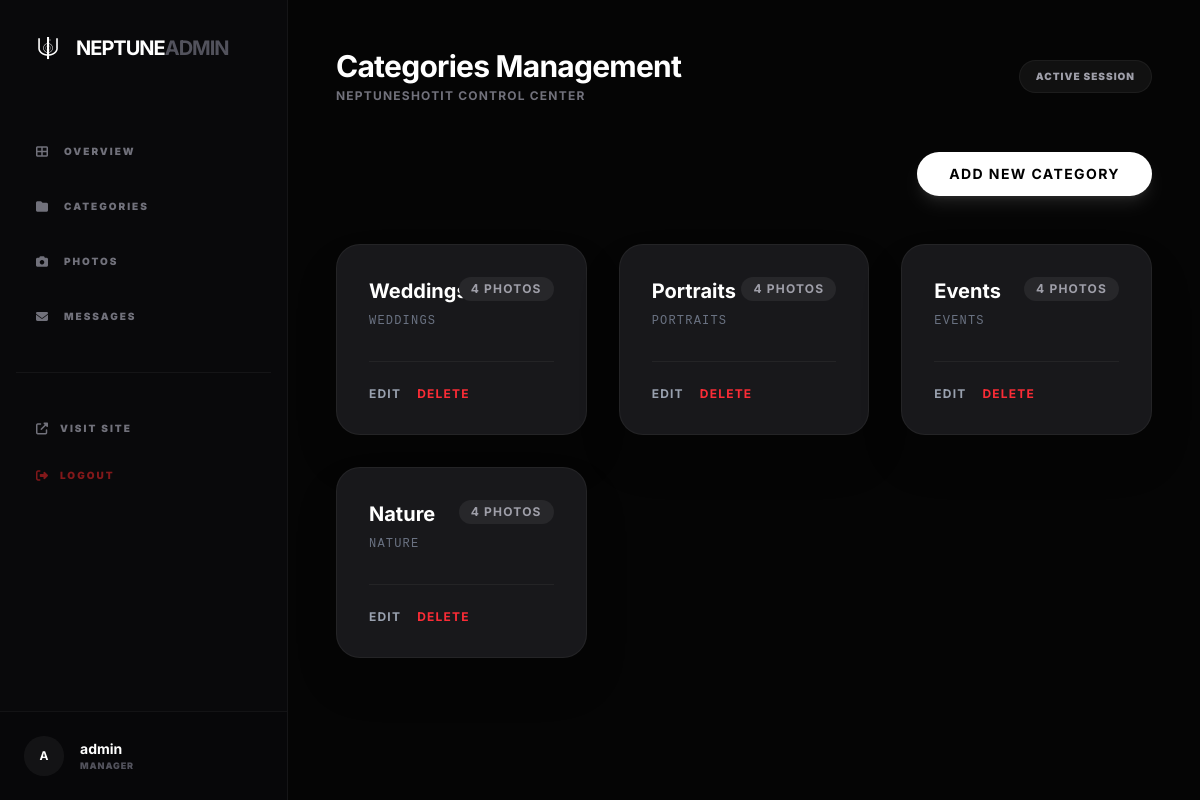
Screenshot of /dashboard/categories/ (signed in) with the database file from the repository.
### portfolio/models.py (models this page shows, shortened)
class Category(models.Model):
    name = models.CharField(max_length=100)
    slug = models.SlugField(unique=True)
    class Meta:
        verbose_name_plural = "Categories"

### portfolio/views.py (the view)
# urls.py: path('dashboard/categories/', views.dashboard_categories, name='dashboard_categories'),
@user_passes_test(lambda u: u.is_staff)
def dashboard_categories(request):
    categories = Category.objects.all()
    return render(request, 'portfolio/dashboard/category_list.html', {'categories': categories})

### portfolio/templates/portfolio/dashboard/category_list.html
{% extends 'portfolio/dashboard/base.html' %} {% block header_title %}Categories
Management{% endblock %} {% block content %}
<div class="flex justify-end mb-12">
  <a
    href="{% url 'portfolio:category_create' %}"
    class="bg-white text-black px-8 py-3 rounded-full font-bold hover:bg-gray-200 transition-all text-sm uppercase tracking-widest shadow-lg shadow-white/10"
  >
    Add New Category
  </a>
</div>
<div class="grid grid-cols-1 md:grid-cols-2 lg:grid-cols-3 gap-8">
  {% for category in categories %}
  <div
    class="bg-zinc-900 border border-white/5 p-8 rounded-3xl shadow-2xl relative group"
  >
    <h3 class="text-xl font-bold text-white mb-2">{{ category.name }}</h3>
    <p class="text-gray-500 text-xs font-mono mb-8 uppercase tracking-widest">
      {{ category.slug }}
    </p>
    <div class="flex items-center gap-4 border-t border-white/5 pt-6">
      <a
        href="{% url 'portfolio:category_update' category.pk %}"
        class="text-xs text-gray-400 hover:text-white transition-all uppercase tracking-widest font-bold"
        >Edit</a
      >
      <a
        href="{% url 'portfolio:category_delete' category.pk %}"
        class="text-xs text-red-500 hover:text-red-400 transition-all uppercase tracking-widest font-bold"
        >Delete</a
      >
    </div>
    <div
      class="absolute top-8 right-8 bg-zinc-800 text-zinc-400 text-xs px-3 py-1 rounded-full uppercase tracking-widest font-bold"
    >
      {{ category.photos.count }} Photos
    </div>
  </div>
  {% empty %}
  <div
    class="col-span-full py-20 text-center border-2 border-dashed border-zinc-900 rounded-3xl"
  >
    <p class="text-zinc-600">No categories found.</p>
  </div>
  {% endfor %}
</div>
{% endblock %}

### portfolio/templates/portfolio/dashboard/base.html (shortened to what this page needs)
<!doctype html>
<html lang="en">
  <head>
    {% load static %}
    <link
      rel="stylesheet"
      href="https://cdnjs.cloudflare.com/ajax/libs/font-awesome/6.5.1/css/all.min.css"
    />
    <script src="https://cdn.jsdelivr.net/npm/@tailwindcss/browser@4"></script>
  </head>
  <body class="antialiased">
    <div class="flex flex-col lg:flex-row min-h-screen">
      <aside
        id="sidebar"
        class="fixed inset-y-0 left-0 w-72 bg-zinc-950 border-r border-white/5 transform -translate-x-full lg:translate-x-0 lg:static transition-transform duration-300 ease-in-out z-40 flex flex-col"
      >
        <div class="p-8 hidden lg:block">
          <a
            href="{% url 'portfolio:dashboard' %}"
            class="flex items-center gap-3"
          >
            <img
              src="{% static 'portfolio/images/logo.png' %}"
              alt="Logo"
              class="w-8 h-8"
            />
            <span
              class="text-xl font-bold tracking-tighter text-white uppercase"
            >
              NEPTUNE<span class="text-zinc-600">ADMIN</span>
            </span>
          </a>
        </div>
        <nav class="mt-4 lg:mt-8 px-4 flex-1 space-y-2">
          <a
            href="{% url 'portfolio:dashboard' %}"
            class="flex items-center gap-4 px-5 py-4 rounded-2xl hover:bg-white/5 transition-all {% if request.resolver_match.url_name == 'dashboard' %}bg-white/10 text-white font-bold shadow-[0_0_20px_rgba(255,255,255,0.05)]{% else %}text-zinc-500{% endif %}"
          >
            <i class="fas fa-th-large text-xs"></i>
            <span class="text-[10px] uppercase tracking-[0.2em] font-black"
              >Overview</span
            >
          </a>
          <a
            href="{% url 'portfolio:dashboard_categories' %}"
            class="flex items-center gap-4 px-5 py-4 rounded-2xl hover:bg-white/5 transition-all {% if 'category' in request.resolver_match.url_name %}bg-white/10 text-white font-bold shadow-[0_0_20px_rgba(255,255,255,0.05)]{% else %}text-zinc-500{% endif %}"
          >
            <i class="fas fa-folder text-xs"></i>
            <span class="text-[10px] uppercase tracking-[0.2em] font-black"
              >Categories</span
            >
          </a>
          <a
            href="{% url 'portfolio:dashboard_photos' %}"
            class="flex items-center gap-4 px-5 py-4 rounded-2xl hover:bg-white/5 transition-all {% if 'photo' in request.resolver_match.url_name %}bg-white/10 text-white font-bold shadow-[0_0_20px_rgba(255,255,255,0.05)]{% else %}text-zinc-500{% endif %}"
          >
            <i class="fas fa-camera text-xs"></i>
            <span class="text-[10px] uppercase tracking-[0.2em] font-black"
              >Photos</span
            >
          </a>
          <a
            href="{% url 'portfolio:dashboard_messages' %}"
            class="flex items-center gap-4 px-5 py-4 rounded-2xl hover:bg-white/5 transition-all {% if 'message' in request.resolver_match.url_name %}bg-white/10 text-white font-bold shadow-[0_0_20px_rgba(255,255,255,0.05)]{% else %}text-zinc-500{% endif %}"
          >
            <i class="fas fa-envelope text-xs"></i>
            <span class="text-[10px] uppercase tracking-[0.2em] font-black"
              >Messages</span
            >
          </a>
          <div class="pt-8 mt-8 border-t border-white/5">
            <a
              href="{% url 'portfolio:home' %}"
              target="_blank"
              rel="noopener noreferrer"
              aria-label="Visit NeptuneShotIt website"
              class="flex items-center gap-3 px-5 py-4 text-zinc-500 hover:text-white transition-all"
            >
              <i class="fas fa-external-link-alt text-xs"></i>
              <span class="text-[10px] uppercase tracking-[0.2em] font-black"
                >Visit Site</span
              >
            </a>
            <form
              action="{% url 'admin:logout' %}"
              method="post"
              class="px-5 py-4"
            >
              <button
                type="submit"
                class="flex items-center gap-3 text-red-900 hover:text-red-500 transition-all w-full text-left cursor-pointer"
              >
                <i class="fas fa-sign-out-alt text-xs"></i>
                <span class="text-[10px] uppercase tracking-[0.2em] font-black"
                  >Logout</span
                >
              </button>
            </form>
          </div>
        </nav>
        <div class="p-6 border-t border-white/5 bg-black/20">
          <div class="flex items-center gap-4">
            <div
              class="w-10 h-10 rounded-full bg-white/5 flex items-center justify-center text-white font-bold uppercase text-xs"
            >
              {{ request.user.username|slice:":1" }}
            </div>
            <div class="flex-1 min-w-0">
              <p class="text-sm font-bold text-white truncate">
                {{ request.user.username }}
              </p>
              <p
                class="text-[9px] text-zinc-600 uppercase tracking-widest font-black"
              >
                Manager
              </p>
            </div>
          </div>
        </div>
      </aside>
      <main class="flex-1 w-full p-6 lg:p-12 overflow-x-hidden">
        <header
          class="flex flex-col sm:flex-row justify-between items-start sm:items-center mb-12 gap-6"
        >
          <div>
            <h1
              class="text-2xl lg:text-3xl font-bold text-white tracking-tight"
            >
              {% block header_title %}Admin Overview{% endblock %}
            </h1>
            <p
              class="text-zinc-500 text-xs uppercase tracking-widest font-bold mt-1"
            >
              NeptuneShotIt Control Center
            </p>
          </div>
          <div class="flex items-center gap-4">
            <span
              class="text-[10px] bg-white/5 text-zinc-400 px-4 py-2 rounded-full uppercase tracking-widest font-black border border-white/5"
            >
              {{ today|date:"l, M d"|default:"Active Session" }}
            </span>
          </div>
        </header>
        {% block content %}{% endblock %}
      </main>
    </div>
  </body>
</html>

### portfolio/templates/portfolio/dashboard/base.html (style rules this page uses)
body { font-family: "Inter", sans-serif; background-color: #050505; color: #f3f4f6; overflow-x: hidden; }

### rows the page displays
Category: name "Weddings", slug "WEDDINGS", photos.count "4"
Category: name "Portraits", slug "PORTRAITS", photos.count "4"
Category: name "Events", slug "EVENTS", photos.count "4"
Category: name "Nature", slug "NATURE", photos.count "4"

### other values shown
{{ request.user.username|slice:":1" }} "A"
{{ request.user.username }} "admin"
{{ today|date:"l, M d"|default:"Active Session" }} "ACTIVE SESSION"
